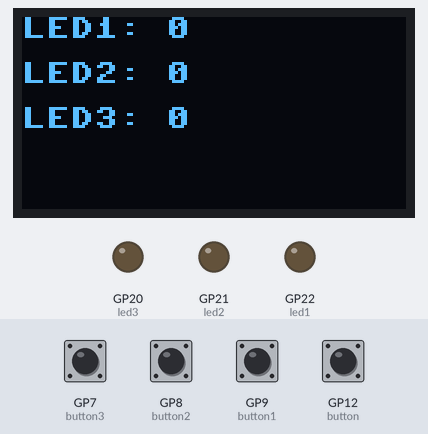
This program was run on a simulated Raspberry Pi Pico running MicroPython. Parts: 128×64 one-colour display, output pins drawn as LEDs (lit = HIGH). The test bench sets the inputs (shaded band); at power-on: GP7 (button3), GP8 (button2), GP9 (button1), GP12 (button) HIGH.

Above: at 1.2 s.
1.3 s: GP7 (button3) pulled LOW for 0.15 s
At 2.5 s:
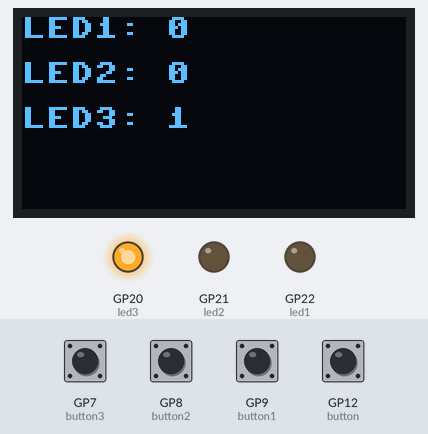
3.0 s: GP8 (button2) pulled LOW for 0.15 s
At 4.4 s:
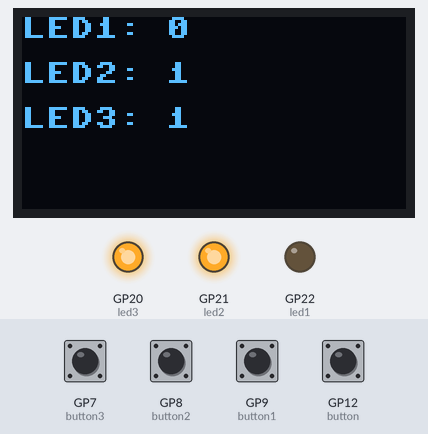
4.7 s: GP9 (button1) pulled LOW for 0.15 s
At 6.1 s:
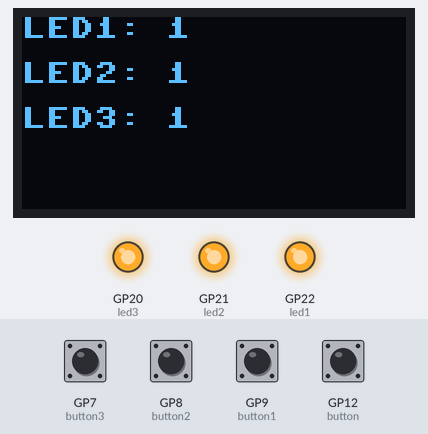
6.4 s: GP7 (button3) pulled LOW for 1 s
At 7.1 s:
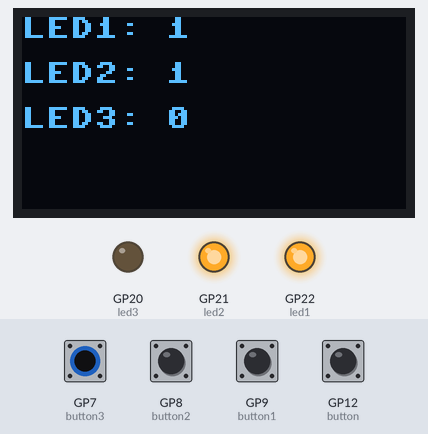
8.9 s: GP8 (button2) pulled LOW for 1 s
At 10.0 s:
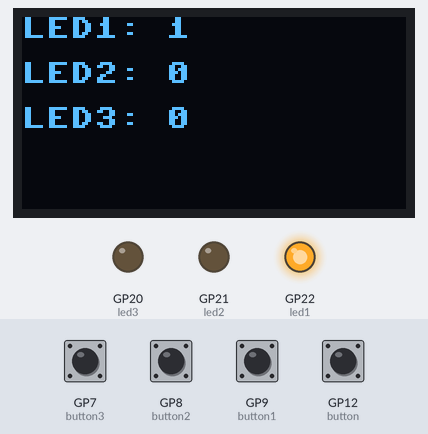
11.4 s: GP7 (button3) pulled LOW for 0.15 s
At 12.9 s:
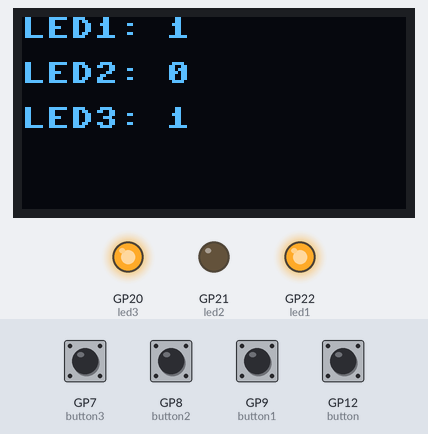
Timing chart, 0 to 14.1 s (numbered marks = the images above; inputs shaded):
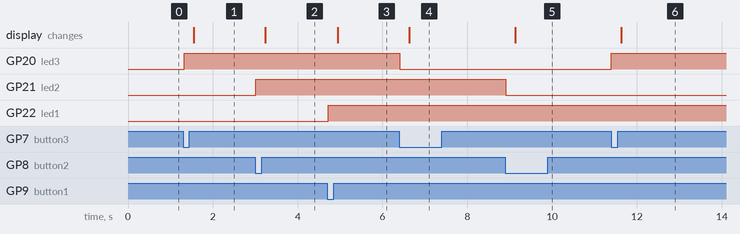

The program:

E2.py
```python
from machine import Pin, I2C
import time
import ssd1306

led1= Pin(22, Pin.OUT)
led2= Pin(21, Pin.OUT)
led3= Pin(20, Pin.OUT)
button1= Pin(9, mode = Pin.IN, pull = Pin.PULL_UP)
button2= Pin(8, mode = Pin.IN, pull = Pin.PULL_UP)
button3= Pin(7, mode = Pin.IN, pull = Pin.PULL_UP)
button= Pin(12, mode = Pin.IN, pull = Pin.PULL_UP)

def button_handler(pin):
    led1.value(0)
    led2.value(0)
    led3.value(0)

button.irq(handler = button_handler, trigger = Pin.IRQ_FALLING)

i2c = I2C(1, sda=Pin(14), scl=Pin(15), freq=400000)
display = ssd1306.SSD1306_I2C(128, 64, i2c)

while True:
    if button1.value()==0 and not button1_pressed:
        button1_pressed = True
        led1.toggle()
        time.sleep(0.2)
    elif button1.value() == 1:
        button1_pressed = False

    if button2.value()==0 and not button2_pressed:
        button2_pressed = True
        led2.toggle()
        time.sleep(0.2)
    elif button2.value() == 1:
        button2_pressed = False

    if button3.value()==0 and not button3_pressed:
        button3_pressed = True
        led3.toggle()
        time.sleep(0.2)
    elif button3.value() == 1:
        button3_pressed = False
    display.fill(0)
    display.text('LED1: ' + str(led1.value()), 0, 0, 1)
    display.text('LED2: ' + str(led2.value()), 0, 15, 1)
    display.text('LED3: ' + str(led3.value()), 0, 30, 1)
    display.show()
```

Measured:
- after the input at 1.3 s, GP20 (led3): LOW → HIGH at once; the display: changes after 0.25 s (image 1)
- after the input at 3.0 s, GP21 (led2): LOW → HIGH at once; the display: changes after 0.24 s (image 2)
- after the input at 4.7 s, GP22 (led1): LOW → HIGH at once; the display: changes after 0.25 s (image 3)
- after the input at 6.4 s, GP20 (led3): HIGH → LOW at once; the display: changes after 0.24 s (image 4)
- after the input at 8.9 s, GP21 (led2): HIGH → LOW at once; the display: changes after 0.23 s (image 5)
- after the input at 11.4 s, GP20 (led3): LOW → HIGH at once; the display: changes after 0.22 s (image 6)
